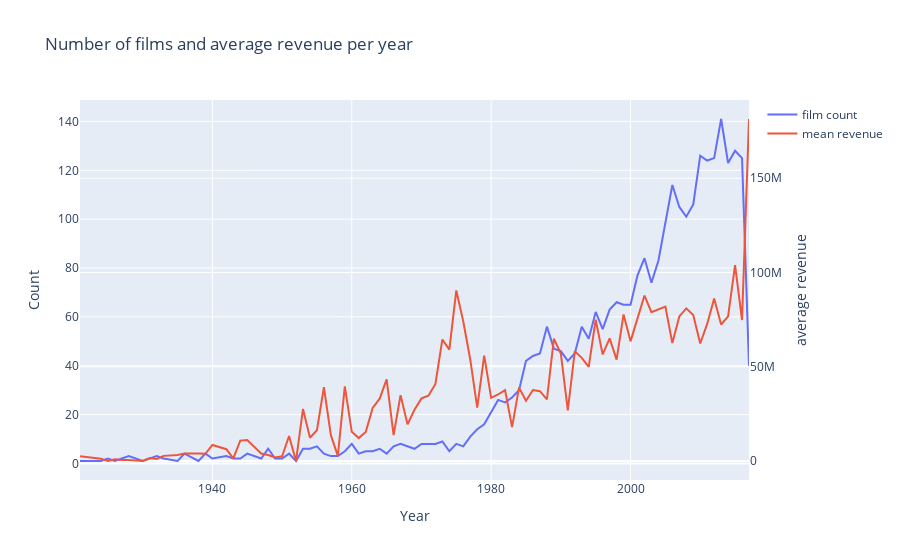

The code cell stored with this chart in its notebook:
### Code cell
d1 = train["release_date_year"].value_counts().sort_index()
d2 = train.groupby("release_date_year")["revenue"].mean()

data = [go.Scatter(x=d1.index, y=d1.values, name="film count"),
       go.Scatter(x=d2.index, y=d2.values, name="mean revenue", yaxis = "y2")]

layout = go.Layout(dict(title = "Number of films and average revenue per year", 
                       xaxis = dict(title = "Year"),
                       yaxis = dict(title = "Count"),
                       yaxis2 = dict(title = "average revenue", overlaying = "y", side = "right"),
                       legend = dict(orientation = "v")))
py.iplot(dict(data=data, layout=layout))
